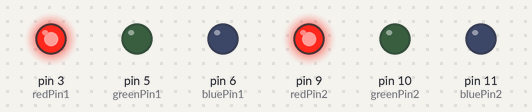
The sketch below on a simulated Arduino Uno, built with avr-gcc and run on an emulated ATmega328P. Shown: output pins drawn as LEDs (lit = HIGH).

Above: at 0.5 s.
At 1.5 s:
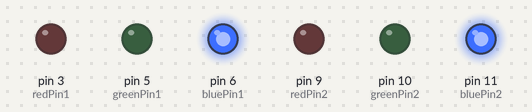
At 5.5 s:
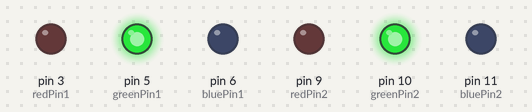
Timing chart, 0 to 6.9 s (numbered marks = the images above):
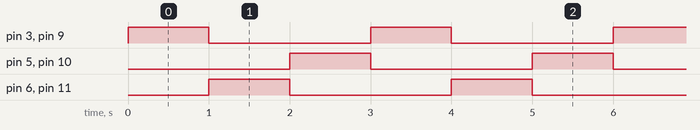

Measured:
- by itself, pin 3 (redPin1), pin 5 (greenPin1), pin 6 (bluePin1), pin 9 (redPin2), pin 10 (greenPin2), pin 11 (bluePin2): alternates HIGH for 1.0 s and LOW for 2.0 s
- by itself, everything shown: repeats every 3.0 s, in 3 steps

The sketch:

LED_test.ino
```cpp
//LED pinouts
int redPin1      = 3;//LED1 red pin
int greenPin1    = 5;//LED1 green pin
int bluePin1     = 6;//LED1 bluepin

int redPin2      = 9;//LED1 red pin
int greenPin2    = 10;//LED1 green pin
int bluePin2     = 11;//LED1 bluepin

void setup()  {
  Serial.begin(19200);
}
void loop(){
  analogWrite(redPin1,255);
  analogWrite(bluePin1,0);
  analogWrite(greenPin1,0);

  analogWrite(redPin2,255);
  analogWrite(bluePin2,0);
  analogWrite(greenPin2,0);
  delay(1000);
  analogWrite(redPin1,0);
  analogWrite(bluePin1,255);
  analogWrite(greenPin1,0);
  analogWrite(redPin2,0);
  analogWrite(bluePin2,255);
  analogWrite(greenPin2,0);
  delay(1000);
  analogWrite(redPin1,0);
  analogWrite(bluePin1,0);
  analogWrite(greenPin1,255);
  analogWrite(redPin2,0);
  analogWrite(bluePin2,0);
  analogWrite(greenPin2,255);
  delay(1000);
}
```
